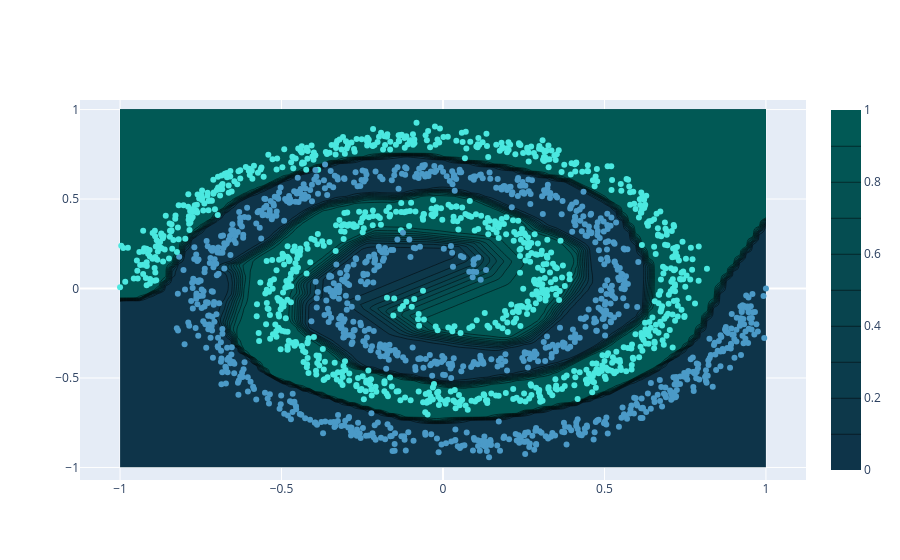

Notebook code for this chart:
### Markdown cell above
* 8️⃣ Visualize the decision boundary, would you say the model could benefit from some regularization?

### Code cell
import numpy as np
import torch
x1_example = np.linspace(-1,1,100)
x2_example = np.linspace(-1,1,100)

x1, x2 = np.meshgrid(x1_example, x2_example)
example = torch.tensor(np.c_[x1.ravel(), x2.ravel()], dtype=torch.float32)

pred_example = model(example).detach().numpy().reshape(100, 100)

fig = go.Figure(data=[
    go.Contour(
        x=x1_example,
        y=x2_example,
        z=pred_example,
        colorscale=[color_chart[-2], color_chart[-1]]
    )
])
fig.add_trace(go.Scatter(x=data[:, 0],
                         y=data[:, 1],
                         mode="markers",
                         marker=dict(
                             color=target.numpy(),
                             colorscale=color_chart[0:2])
                         )
)
fig.show()

### Figure 1 — Plotly figure (JSON) as saved in the notebook; plotly's stock layout.template omitted (floating-point values rounded to 4 significant figures; data arrays with more than 128 entries replaced by an {"elided": "..."} marker saying what was removed)
{"data": [{"colorscale": [[0, "#0E3449"], [1, "#015955"]], "type": "contour", "x": [-1.0, -0.9798, -0.9596, -0.9394, -0.9192, -0.899, -0.8788, -0.8586, -0.8384, -0.8182, -0.798, -0.7778, -0.7576, -0.7374, -0.7172, -0.697, -0.6768, -0.6566, -0.6364, -0.6162, -0.596, -0.5758, -0.5556, -0.5354, -0.5152, -0.4949, -0.4747, -0.4545, -0.4343, -0.4141, -0.3939, -0.3737, -0.3535, -0.3333, -0.3131, -0.2929, -0.2727, -0.2525, -0.2323, -0.2121, -0.1919, -0.1717, -0.1515, -0.1313, -0.1111, -0.09091, -0.07071, -0.05051, -0.0303, -0.0101, 0.0101, 0.0303, 0.05051, 0.07071, 0.09091, 0.1111, 0.1313, 0.1515, 0.1717, 0.1919, 0.2121, 0.2323, 0.2525, 0.2727, 0.2929, 0.3131, 0.3333, 0.3535, 0.3737, 0.3939, 0.4141, 0.4343, 0.4545, 0.4747, 0.4949, 0.5152, 0.5354, 0.5556, 0.5758, 0.596, 0.6162, 0.6364, 0.6566, 0.6768, 0.697, 0.7172, 0.7374, 0.7576, 0.7778, 0.798, 0.8182, 0.8384, 0.8586, 0.8788, 0.899, 0.9192, 0.9394, 0.9596, 0.9798, 1.0], "y": [-1.0, -0.9798, -0.9596, -0.9394, -0.9192, -0.899, -0.8788, -0.8586, -0.8384, -0.8182, -0.798, -0.7778, -0.7576, -0.7374, -0.7172, -0.697, -0.6768, -0.6566, -0.6364, -0.6162, -0.596, -0.5758, -0.5556, -0.5354, -0.5152, -0.4949, -0.4747, -0.4545, -0.4343, -0.4141, -0.3939, -0.3737, -0.3535, -0.3333, -0.3131, -0.2929, -0.2727, -0.2525, -0.2323, -0.2121, -0.1919, -0.1717, -0.1515, -0.1313, -0.1111, -0.09091, -0.07071, -0.05051, -0.0303, -0.0101, 0.0101, 0.0303, 0.05051, 0.07071, 0.09091, 0.1111, 0.1313, 0.1515, 0.1717, 0.1919, 0.2121, 0.2323, 0.2525, 0.2727, 0.2929, 0.3131, 0.3333, 0.3535, 0.3737, 0.3939, 0.4141, 0.4343, 0.4545, 0.4747, 0.4949, 0.5152, 0.5354, 0.5556, 0.5758, 0.596, 0.6162, 0.6364, 0.6566, 0.6768, 0.697, 0.7172, 0.7374, 0.7576, 0.7778, 0.798, 0.8182, 0.8384, 0.8586, 0.8788, 0.899, 0.9192, 0.9394, 0.9596, 0.9798, 1.0], "z": {"elided": "100x100 float values"}}, {"marker": {"color": {"elided": "2000 int values"}, "colorscale": [[0, "#4B9AC7"], [1, "#4BE8E0"]]}, "mode": "markers", "type": "scatter", "x": {"elided": "2000 float values"}, "y": {"elided": "2000 float values"}}], "layout": {}}
